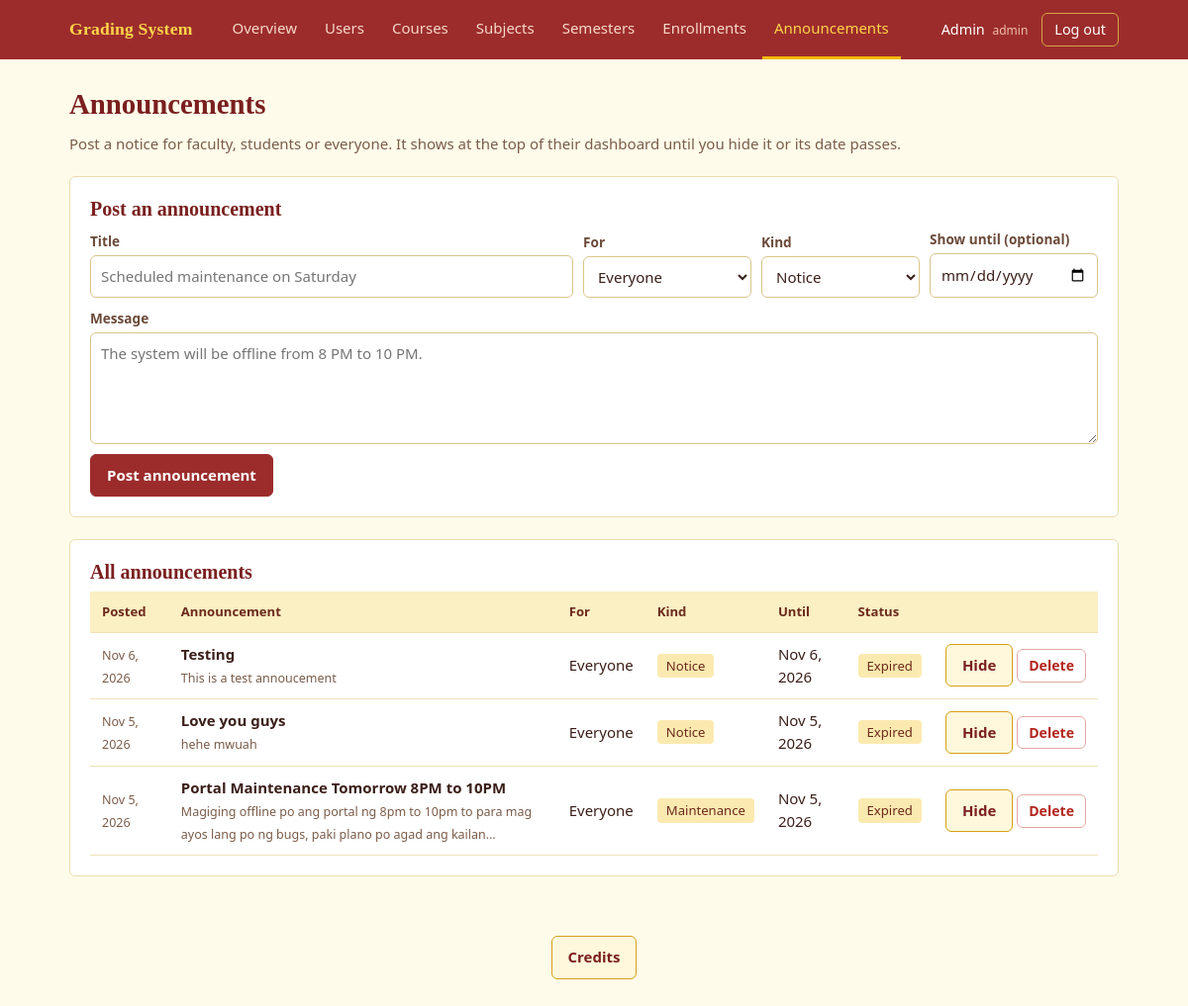
The page /grading/admin/announcements.php (signed in) on the database its author committed.
### tables this page shows
CREATE TABLE announcements (
  id INT AUTO_INCREMENT PRIMARY KEY,
  title   VARCHAR(150) NOT NULL,
  message TEXT NOT NULL,
  audience ENUM('all','faculty','student') NOT NULL DEFAULT 'all',
  type     ENUM('info','maintenance','urgent') NOT NULL DEFAULT 'info',
  is_active  TINYINT(1) NOT NULL DEFAULT 1,
  expires_on DATE NULL,
  created_by INT NULL,
  created_at TIMESTAMP DEFAULT CURRENT_TIMESTAMP,
  FOREIGN KEY (created_by) REFERENCES users(id) ON DELETE SET NULL
);

### grading/includes/auth_core.php (called while the page is built, shortened)
<?php
function e($v): string {
  return htmlspecialchars((string)$v, ENT_QUOTES, 'UTF-8');
}

### grading/admin/announcements.php (the view, shortened to what this page needs)
<?php
require '../config/db.php';
$rows  = $pdo->query("SELECT * FROM announcements ORDER BY created_at DESC, id DESC")->fetchAll();
$today = date('Y-m-d');
require '../includes/header.php';
?>
<div class="page-head">
  <div>
    <h1>Announcements</h1>
    <p class="muted">Post a notice for faculty, students or everyone. It shows at the top of their dashboard until you hide it or its date passes.</p>
  </div>
</div>
<div class="panel">
  <h2>Post an announcement</h2>
  <form method="post" class="form-row">
    <div class="field" style="flex:2;min-width:220px"><label for="title">Title</label>
      <input id="title" name="title" maxlength="150" placeholder="Scheduled maintenance on Saturday" required>
    </div>
    <div class="field" style="max-width:170px"><label for="audience">For</label>
      <select id="audience" name="audience">
        <?php foreach (ANNOUNCE_AUDIENCES as $k => $label): ?><option value="<?= e($k) ?>"><?= e($label) ?></option><?php endforeach; ?>
      </select>
    </div>
    <div class="field" style="max-width:160px"><label for="type">Kind</label>
      <select id="type" name="type">
        <?php foreach (ANNOUNCE_TYPES as $k => $label): ?><option value="<?= e($k) ?>"><?= e($label) ?></option><?php endforeach; ?>
      </select>
    </div>
    <div class="field" style="max-width:170px"><label for="expires_on">Show until (optional)</label>
      <input id="expires_on" type="date" name="expires_on" min="<?= e($today) ?>">
    </div>
    <div class="field" style="flex-basis:100%"><label for="message">Message</label>
      <textarea id="message" name="message" rows="4" maxlength="2000" placeholder="The system will be offline from 8 PM to 10 PM." required></textarea>
    </div>
    <button>Post announcement</button>
  </form>
</div>
<div class="panel">
  <h2>All announcements</h2>
  <div class="table-wrap">
  <table>
    <thead><tr><th>Posted</th><th>Announcement</th><th>For</th><th>Kind</th><th>Until</th><th>Status</th><th></th></tr></thead>
    <tbody>
    <?php foreach ($rows as $a):
      $expired = $a['expires_on'] !== null && $a['expires_on'] < $today; ?>
      <tr>
        <td><small><?= e(date('M j, Y', strtotime($a['created_at']))) ?></small></td>
        <td><b><?= e($a['title']) ?></b><br><small><?= e(mb_strimwidth($a['message'], 0, 110, '…')) ?></small></td>
        <td><?= e(ANNOUNCE_AUDIENCES[$a['audience']] ?? $a['audience']) ?></td>
        <td><span class="role"><?= e(ANNOUNCE_TYPES[$a['type']] ?? $a['type']) ?></span></td>
        <td><?= $a['expires_on'] ? e(date('M j, Y', strtotime($a['expires_on']))) : '—' ?></td>
        <td>
          <?php if (!$a['is_active']): ?><span class="badge incomplete">Hidden</span>
          <?php elseif ($expired): ?><span class="role">Expired</span>
          <?php else: ?><span class="badge passed">Live</span><?php endif; ?>
        </td>
        <td class="num" style="white-space:nowrap">
          <form method="post" class="inline">
            <button class="btn-light"><?= $a['is_active'] ? 'Hide' : 'Show' ?></button>
          </form>
          <form method="post" class="inline" onsubmit="return confirm('Delete this announcement?')">
            <button class="btn-danger">Delete</button>
          </form>
        </td>
      </tr>
    <?php endforeach; ?>
    </tbody>
  </table>
  </div>
</div>
<?php require '../includes/footer.php'; ?>

### grading/assets/colors.css (style rules this page uses)
:root { --page-bg: #fffbea; --page-text: #3b1f1a; --heading-text: #7a1f1f; --muted-text: #7a5c4a; --link: #9c2c2c; --topbar-bg: #9c2c2c; --topbar-brand: #ffd54a; --topbar-link: #f6d9c8; --topbar-link-hover: #ffffff; --topbar-link-active: #ffd54a; --topbar-link-active-line: #f2b705; --topbar-user: #ffffff; --topbar-role: #f0c0a8; --logout-text: #ffffff; --logout-border: #d9a441; --logout-hover-bg: #7a1f1f; --panel-bg: #ffffff; --panel-border: #ecdcae; --stat-bg: #fffdf5; --stat-border: #ecdcae; --stat-accent: #d4a017; --stat-label: #7a5c4a; --summary-label: #7a5c4a; --subject-card-bg: #ffffff; --subject-card-border: #ecdcae; --subject-card-accent: #9c2c2c; --subject-card-hover-border:#d4a017; --folder-bg: #ffffff; --folder-border: #ecdcae; --folder-arrow: #9c2c2c; --folder-sub-line: #e6c76a; --subject-row-bg: #fffaf0; --subject-row-border: #ecdcae; --subject-row-hover-border: #d4a017; --table-head-bg: #fbefc4; --table-head-text: #6b2a1c; --table-text: #3b1f1a; --table-line: #f0e2b8; --table-row-hover: #fff6d6; --table-empty-text: #7a5c4a; --field-label: #6b4a3a; --input-bg: #ffffff; --input-text: #3b1f1a; --input-border: #d9c58a; --input-focus-border: #9c2c2c; --focus-ring: #f2c230; --btn-bg: #9c2c2c; --btn-text: #ffffff; --btn-border: #9c2c2c; --btn-hover-bg: #7a1f1f; --btn-light-bg: #fff8dc; --btn-light-text: #7a1f1f; --btn-light-border: #d4a017; --btn-light-hover-bg: #fbe9a6; --btn-danger-bg: #ffffff; --btn-danger-text: #b3261e; --btn-danger-border: #e3a9a3; --btn-danger-hover-bg: #b3261e; --btn-danger-hover-text: #ffffff; --btn-danger-hover-border: #b3261e; --badge-passed-bg: #e3f1d6; --badge-passed-text: #2f6b1f; --badge-failed-bg: #fbe0dc; --badge-failed-text: #a1241b; --badge-incomplete-bg: #fff0b8; --badge-incomplete-text: #7a5200; --role-bg: #fbeab0; --role-text: #6b2a1c; --flash-ok-bg: #e8f3d9; --flash-ok-text: #2f6b1f; --flash-ok-border: #b9d99a; --flash-error-bg: #fde3df; --flash-error-text: #a1241b; --flash-error-border: #eeb0a8; --guest-bg: #7a1f1f; --auth-card-bg: #fffdf5; --auth-card-text: #3b1f1a; --announce-info-bg: #fff4cc; --announce-info-border: #e6c76a; --announce-info-text: #6b4a00; --announce-maint-bg: #ffe9d2; --announce-maint-border: #f0b27a; --announce-maint-text: #7a3e00; --announce-urgent-bg: #fde3df; --announce-urgent-border: #eeb0a8; --announce-urgent-text: #a1241b; --announce-body: #3b1f1a; --announce-meta: #7a5c4a; }

### rows shown on the page
announcements: created_at "Nov 6, 2026", title "Testing", message "This is a test annoucement", audience "Everyone", type "Notice", expires_on "Nov 6, 2026", is_active "Expired"
announcements: created_at "Nov 5, 2026", title "Love you guys", message "hehe mwuah", audience "Everyone", type "Notice", expires_on "Nov 5, 2026", is_active "Expired"
announcements: created_at "Nov 5, 2026", title "Portal Maintenance Tomorrow 8PM to 10PM", message "Magiging offline po ang portal ng 8pm to 10pm to para mag ayos lang po ng bugs, paki plano po agad ang kailan…", audience "Everyone", type "Maintenance", expires_on "Nov 5, 2026", is_active "Expired"

### other values the page prints
$label "Overview"
$label "Users"
$label "Courses"
$label "Subjects"
$label "Semesters"
$label "Enrollments"
$label "Announcements"
$_SESSION['name'] "Admin"
$role "admin"
form field audience "Everyone"
form field type "Notice"
